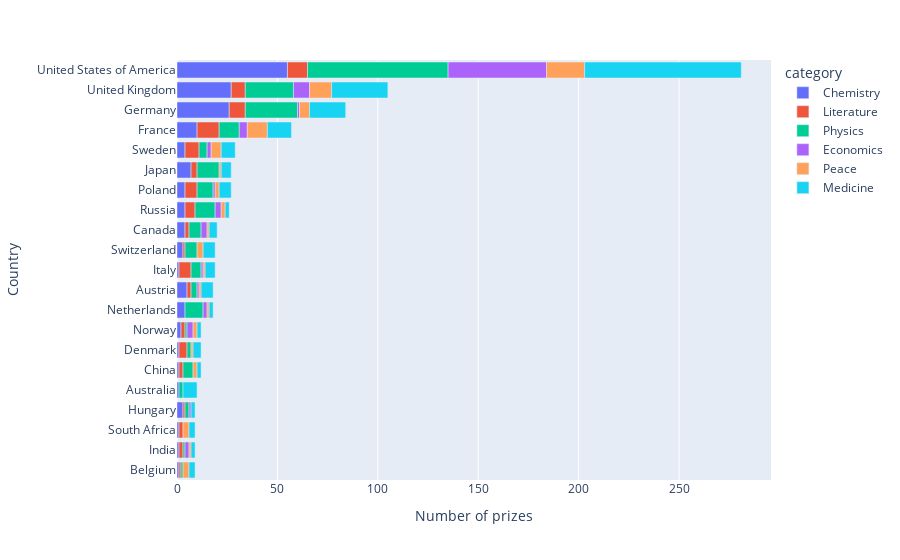

The code cell stored with this chart in its notebook:
### Code cell
h_bar = px.bar(data_frame=prizes_data, x='cat_prize', 
               y='birth_country_current', color='category',
               orientation='h')
h_bar.update_layout(xaxis_title='Number of prizes', yaxis_title='Country')
h_bar.show()

### Figure 1 — Plotly figure (JSON) as saved in the notebook; plotly's stock layout.template omitted (floating-point values rounded to 4 significant figures)
{"data": [{"alignmentgroup": "True", "hovertemplate": "category=Chemistry<br>cat_prize=%{x}<br>birth_country_current=%{y}<extra></extra>", "legendgroup": "Chemistry", "marker": {"color": "#636efa", "pattern": {"shape": ""}}, "name": "Chemistry", "offsetgroup": "Chemistry", "orientation": "h", "showlegend": true, "textposition": "auto", "type": "bar", "x": [1, 1, 1, 3, 1, 1, 1, 2, 4, 5, 1, 3, 4, 4, 4, 7, 4, 10, 26, 27, 55], "xaxis": "x", "y": ["Belgium", "India", "South Africa", "Hungary", "Australia", "China", "Denmark", "Norway", "Netherlands", "Austria", "Italy", "Switzerland", "Canada", "Russia", "Poland", "Japan", "Sweden", "France", "Germany", "United Kingdom", "United States of America"], "yaxis": "y"}, {"alignmentgroup": "True", "hovertemplate": "category=Literature<br>cat_prize=%{x}<br>birth_country_current=%{y}<extra></extra>", "legendgroup": "Literature", "marker": {"color": "#EF553B", "pattern": {"shape": ""}}, "name": "Literature", "offsetgroup": "Literature", "orientation": "h", "showlegend": true, "textposition": "auto", "type": "bar", "x": [1, 1, 2, 2, 2, 2, 4, 2, 1, 6, 2, 5, 3, 6, 7, 11, 8, 7, 10], "xaxis": "x", "y": ["Belgium", "Hungary", "India", "South Africa", "China", "Norway", "Denmark", "Austria", "Switzerland", "Italy", "Canada", "Russia", "Japan", "Poland", "Sweden", "France", "Germany", "United Kingdom", "United States of America"], "yaxis": "y"}, {"alignmentgroup": "True", "hovertemplate": "category=Physics<br>cat_prize=%{x}<br>birth_country_current=%{y}<extra></extra>", "legendgroup": "Physics", "marker": {"color": "#00cc96", "pattern": {"shape": ""}}, "name": "Physics", "offsetgroup": "Physics", "orientation": "h", "showlegend": true, "textposition": "auto", "type": "bar", "x": [1, 1, 2, 2, 1, 2, 5, 3, 9, 5, 6, 6, 10, 8, 11, 4, 10, 26, 24, 70], "xaxis": "x", "y": ["Belgium", "India", "Hungary", "Australia", "Norway", "Denmark", "China", "Austria", "Netherlands", "Italy", "Switzerland", "Canada", "Russia", "Poland", "Japan", "Sweden", "France", "Germany", "United Kingdom", "United States of America"], "yaxis": "y"}, {"alignmentgroup": "True", "hovertemplate": "category=Economics<br>cat_prize=%{x}<br>birth_country_current=%{y}<extra></extra>", "legendgroup": "Economics", "marker": {"color": "#ab63fa", "pattern": {"shape": ""}}, "name": "Economics", "offsetgroup": "Economics", "orientation": "h", "showlegend": true, "textposition": "auto", "type": "bar", "x": [1, 2, 3, 1, 2, 1, 3, 3, 1, 2, 4, 1, 8, 49], "xaxis": "x", "y": ["Hungary", "India", "Norway", "Austria", "Netherlands", "Italy", "Canada", "Russia", "Poland", "Sweden", "France", "Germany", "United Kingdom", "United States of America"], "yaxis": "y"}, {"alignmentgroup": "True", "hovertemplate": "category=Peace<br>cat_prize=%{x}<br>birth_country_current=%{y}<extra></extra>", "legendgroup": "Peace", "marker": {"color": "#FFA15A", "pattern": {"shape": ""}}, "name": "Peace", "offsetgroup": "Peace", "orientation": "h", "showlegend": true, "textposition": "auto", "type": "bar", "x": [1, 3, 3, 1, 2, 2, 1, 1, 1, 3, 1, 2, 1, 2, 5, 10, 5, 11, 19], "xaxis": "x", "y": ["India", "Belgium", "South Africa", "Denmark", "China", "Norway", "Austria", "Netherlands", "Italy", "Switzerland", "Canada", "Russia", "Japan", "Poland", "Sweden", "France", "Germany", "United Kingdom", "United States of America"], "yaxis": "y"}, {"alignmentgroup": "True", "hovertemplate": "category=Medicine<br>cat_prize=%{x}<br>birth_country_current=%{y}<extra></extra>", "legendgroup": "Medicine", "marker": {"color": "#19d3f3", "pattern": {"shape": ""}}, "name": "Medicine", "offsetgroup": "Medicine", "orientation": "h", "showlegend": true, "textposition": "auto", "type": "bar", "x": [2, 2, 3, 3, 7, 2, 2, 4, 2, 6, 5, 6, 4, 2, 5, 6, 7, 12, 18, 28, 78], "xaxis": "x", "y": ["Hungary", "India", "Belgium", "South Africa", "Australia", "China", "Norway", "Denmark", "Netherlands", "Austria", "Italy", "Switzerland", "Canada", "Russia", "Japan", "Poland", "Sweden", "France", "Germany", "United Kingdom", "United States of America"], "yaxis": "y"}], "layout": {"barmode": "relative", "legend": {"title": {"text": "category"}, "tracegroupgap": 0}, "margin": {"t": 60}, "xaxis": {"anchor": "y", "domain": [0, 1], "title": {"text": "Number of prizes"}}, "yaxis": {"anchor": "x", "domain": [0, 1], "title": {"text": "Country"}}}}
